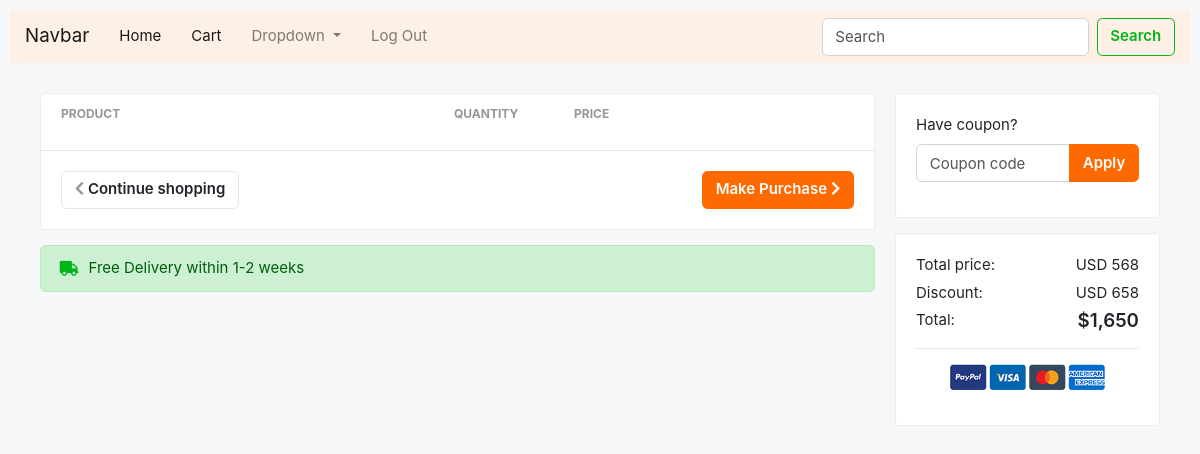
Before: /customer/cart (signed in) with the older database file.
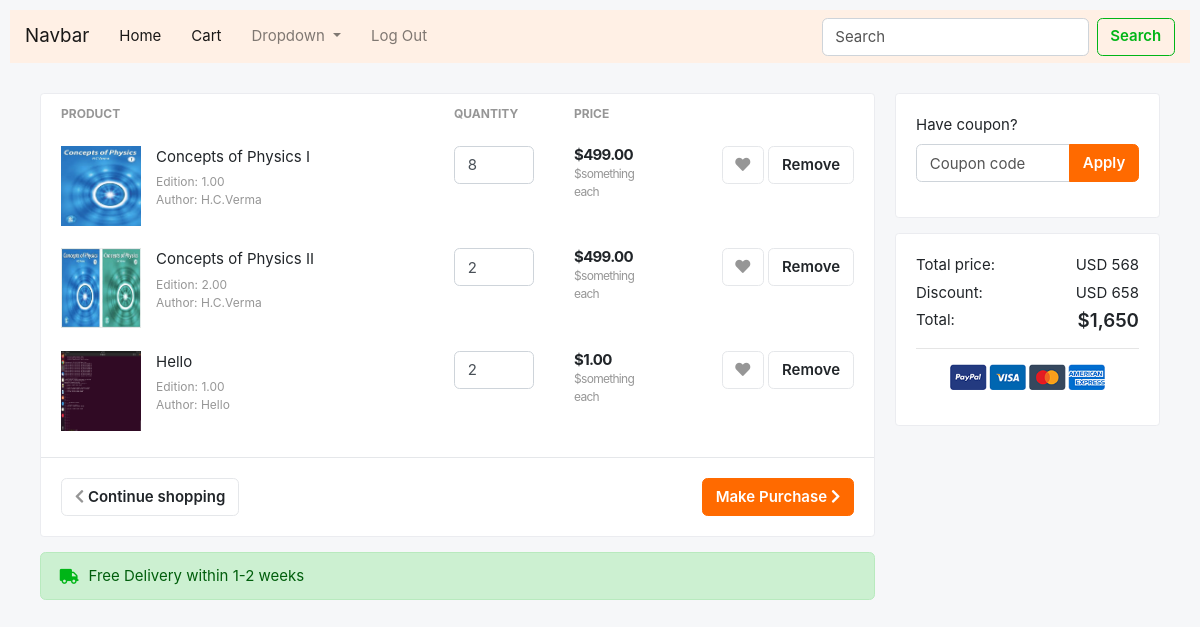
After: the same page with the newer database file.
### Store/models.py (models this page shows, shortened)
class CartItem(models.Model):
	cartitem_id = models.AutoField(primary_key=True)
	book_quantity = models.IntegerField(default=0)
	book_id = models.ForeignKey(Book, on_delete=models.CASCADE)
	cart = models.ForeignKey(Cart, on_delete=models.CASCADE)

class Book(models.Model):
	old_new = (
		(1, 'Yes'),
		(0, 'No'),
	)
	book_id = models.AutoField(primary_key=True)
	book_name = models.CharField(max_length=50)
	book_author = models.CharField(max_length=50)
	book_edition = models.DecimalField(max_digits=6, decimal_places=2)
	book_price = models.DecimalField(max_digits=6, decimal_places=2)
	book_quantity = models.IntegerField()
	date = models.DateTimeField(auto_now=True)
	is_new = models.BooleanField(choices=old_new)
	image_file = models.ImageField(upload_to=UPLOAD_TO)
	category = models.ForeignKey(Category, on_delete=models.CASCADE)
	vendor = models.ForeignKey(Vendor, on_delete=models.CASCADE)

### Store/views.py (the view)
# urls.py: path('customer/cart', views.cart_view, name='cart-customer'),
@login_required
def cart_view(request):
	user = request.user
	context = {
		"cart_exists" : True,
	}
	cart = user.cart_set.first()
	if not cart is None:
		cart_items = cart.cartitem_set.all()
		if not bool(cart_items):
			context["cart_exists"] = False
		else:
			context["cart_exists"] = True
			context["cart_items"] = cart_items
	else:
		context["cart_exists"] = False
	return render(request, 'Store/cart.html', context)

### Store/templates/Store/cart.html (shortened to what this page needs)
{% extends 'Store/layout.html' %}
{% load static %}
{% block body %}
<nav class="navbar navbar-expand-lg navbar-light bg-light">
  <a class="navbar-brand" href="#">Navbar</a>
  <div class="collapse navbar-collapse" id="navbarSupportedContent">
    <ul class="navbar-nav mr-auto">
      <li class="nav-item active">
        <a class="nav-link" href="#">Home <span class="sr-only">(current)</span></a>
      </li>
      <li class="nav-item active">
        <a class="nav-link" href="#">Cart</a>
      </li>
      <li class="nav-item dropdown">
        <a class="nav-link dropdown-toggle" href="#" id="navbarDropdown" role="button" data-toggle="dropdown" aria-haspopup="true" aria-expanded="false">
          Dropdown
        </a>
      </li>
      <li class="nav-item">
        <a class="nav-link" href="{% url 'logout' %}">Log Out</a>
      </li>
    </ul>
    <form class="form-inline my-2 my-lg-0">
      <input class="form-control mr-sm-2" type="search" placeholder="Search" aria-label="Search">
      <button class="btn btn-outline-success my-2 my-sm-0" type="submit">Search</button>
    </form>
  </div>
</nav>
<section class="section-content padding-y">
<div class="container">
<div class="row">
  <main class="col-md-9">
<div class="card">
<table class="table table-borderless table-shopping-cart">
<thead class="text-muted">
<tr class="small text-uppercase">
  <th scope="col">Product</th>
  <th scope="col" width="120">Quantity</th>
  <th scope="col" width="120">Price</th>
  <th scope="col" class="text-right" width="200"> </th>
</tr>
</thead>
<tbody>
  {% for item in cart_items %}
  <tr>
    <td>
      <figure class="itemside">
        <div class="aside"><img src="{{ item.book_id.image_file.url }}" class="img-sm"></div>
        <figcaption class="info">
          <a href="#" class="title text-dark">{{ item.book_id.book_name }}</a>
          <p class="text-muted small">Edition: {{ item.book_id.book_edition }} <br> Author: {{ item.book_id.book_author }}</p>
        </figcaption>
      </figure>
    </td>
    <td>
      <input type="text" name="quantity" class="form-control" value="{{ item.book_quantity }}">
    </td>
    <td>
      <div class="price-wrap">
        <var class="price">${{ item.book_id.book_price }}</var>
        <small class="text-muted"> $something each </small>
      </div>
    </td>
    <td class="text-right">
    <a data-original-title="Save to Wishlist" title="" href="" class="btn btn-light" data-toggle="tooltip"> <i class="fa fa-heart"></i></a>
    <a href="{% if user.is_authenticated %}{% if user.is_vendor %}{% url 'cart-remove-vendor' item.cartitem_id %}{% else %}{% url 'cart-remove-customer' item.cartitem_id %}{% endif %}{% endif %}" class="btn btn-light"> Remove</a>
    </td>
  </tr>
  {% endfor %}
</tbody>
</table>
<div class="card-body border-top">
  <a href="#" class="btn btn-primary float-md-right"> Make Purchase <i class="fa fa-chevron-right"></i> </a>
  <a href="{% if user.is_authenticated %}{% if user.is_vendor %}{% url 'index-vendor' %}{% else %}{% url 'index-customer' %}{% endif %}{% else %}#{% endif %}" class="btn btn-light"> <i class="fa fa-chevron-left"></i> Continue shopping </a>
</div>
</div>
<div class="alert alert-success mt-3">
  <p class="icontext"><i class="icon text-success fa fa-truck"></i> Free Delivery within 1-2 weeks</p>
</div>
  </main>
  <aside class="col-md-3">
    <div class="card mb-3">
      <div class="card-body">
      <form>
        <div class="form-group">
          <label>Have coupon?</label>
          <div class="input-group">
            <input type="text" class="form-control" name="" placeholder="Coupon code">
            <span class="input-group-append">
              <button class="btn btn-primary">Apply</button>
            </span>
          </div>
        </div>
      </form>
      </div>
    </div>
    <div class="card">
      <div class="card-body">
          <dl class="dlist-align">
            <dt>Total price:</dt>
            <dd class="text-right">USD 568</dd>
          </dl>
          <dl class="dlist-align">
            <dt>Discount:</dt>
            <dd class="text-right">USD 658</dd>
          </dl>
          <dl class="dlist-align">
            <dt>Total:</dt>
            <dd class="text-right  h5"><strong>$1,650</strong></dd>
          </dl>
          <hr>
          <p class="text-center mb-3">
            <img src="images/misc/payments.png" height="26">
          </p>
      </div>
    </div>
  </aside>
</div>
</div>
</section>
{% endblock %}

### Store/templates/Store/layout.html (shortened to what this page needs)
{% load static %}
{% load widget_tweaks %}
<!DOCTYPE html>
<html lang="en">
    <head>
        <link rel="stylesheet" href="https://maxcdn.bootstrapcdn.com/bootstrap/4.0.0/css/bootstrap.min.css">
        <link href="{% static 'Store/styles.css' %}" rel="stylesheet">
        <link rel="stylesheet" href="https://stackpath.bootstrapcdn.com/font-awesome/4.7.0/css/font-awesome.min.css" />
        <link href="{% static 'Store/css/bootstrap.css' %}" rel="stylesheet" type="text/css"/>
        <link href="{% static 'Store/fonts/fontawesome/css/all.min.css' %}" type="text/css" rel="stylesheet">
        <link href="{% static 'Store/css/ui.css' %}" rel="stylesheet" type="text/css"/>
        <link href="{% static 'Store/css/responsive.css' %}" rel="stylesheet" type="text/css" />
    </head>
    <body>
        {% block body %}
        {% endblock %}
        <link href="https://gitcdn.github.io/bootstrap-toggle/2.2.2/css/bootstrap-toggle.min.css" rel="stylesheet">
    </body>
</html>

### Store/static/Store/styles.css (style rules this page uses)
body { padding: 10px; }

### Store/static/Store/css/ui.css (style rules this page uses)
html { font-family: 'Inter', sans-serif; font-size: 15px; }
.price-wrap { letter-spacing: -0.7px; }
.img-xs, .img-sm, .img-md, .img-lg { -o-object-fit: cover; object-fit: cover; -ms-flex-negative: 0; flex-shrink: 0; -webkit-box-flex: 0; -ms-flex-positive: 0; flex-grow: 0; }
.img-sm { width: 80px; height: 80px; }
.padding-y { padding-top: 30px; padding-bottom: 30px; }
var { font-style: normal; }
figure { margin-bottom: 0; }
article:after, .form-group:after { display: block; clear: both; content: ""; }
p:last-child { margin-bottom: 0; }
.btn-light { background-color: #fff; border-color: #e5e7ea; }
.btn-light i { color: #969696; }
.itemside { position: relative; display: -webkit-box; display: -ms-flexbox; display: flex; width: 100%; }
.itemside .aside { position: relative; -ms-flex-negative: 0; flex-shrink: 0; }
.itemside .info { padding-left: 15px; padding-right: 7px; }
.itemside p { margin-bottom: 0; }
.itemside .title { display: block; margin-bottom: 5px; color: #212529; }
[class*="dlist-"] { margin-bottom: 5px; }
[class*="dlist-"] dd { margin-bottom: 0; }
.dlist-align { display: -webkit-box; display: -ms-flexbox; display: flex; }
.dlist-align dt { width: 120px; word-wrap: break-word; font-weight: normal; }
.dlist-align dd { -webkit-box-flex: 1; -ms-flex-positive: 1; flex-grow: 1; }
.icontext { display: -webkit-inline-box; display: -ms-inline-flexbox; display: inline-flex; -webkit-box-align: center; -ms-flex-align: center; align-items: center; vertical-align: middle; }
.icontext .icon { position: relative; margin-right: 10px; -ms-flex-negative: 0; flex-shrink: 0; -webkit-box-flex: 0; -ms-flex-positive: 0; flex-grow: 0; }
.price { font-weight: 600; color: #212529; }
body { background-color: #f6f7f9; }
.table-shopping-cart.table td, .table-shopping-cart.table th { padding-left: 20px; padding-right: 20px; }
.table-shopping-cart .price-wrap { line-height: 1.2; }
.table-shopping-cart .price { font-weight: bold; margin-right: 5px; display: block; }

### Store/static/Store/css/responsive.css (style rules this page uses)
@media (min-width: 1040px) { .container { padding-left: 30px !important; padding-right: 30px !important; } }

Changed rows visible on the page:
added CartItem: book_id.image_file (picture), book_id.book_name "Concepts of Physics I", book_id.book_edition "1.00", book_id.book_author "H.C.Verma", quantity "8", book_id.book_price "499.00"
added CartItem: book_id.image_file (picture), book_id.book_name "Concepts of Physics II", book_id.book_edition "2.00", book_id.book_author "H.C.Verma", quantity "2", book_id.book_price "499.00"
added CartItem: book_id.image_file (picture), book_id.book_name "Hello", book_id.book_edition "1.00", book_id.book_author "Hello", quantity "2", book_id.book_price "1.00"
